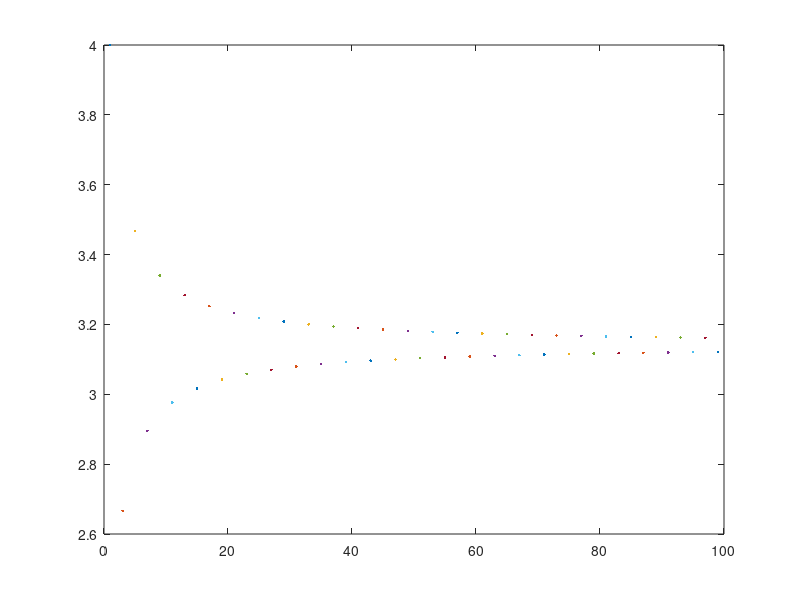

The MATLAB source for this figure:
clear all
close all

endi = 100;

f = 0;
flag = 1;
for i = 1:2:endi
    switch(flag)
        case 1
            f = f + 1/i;
            flag = 0;
        case 0
            f = f - 1/i;
            flag = 1;
    end
    fp = f * 4;
    plot(i,fp,'.');
    hold on
end

pi
fp

%%

f = @(x) atan(x);
fp2 = 4 * f(1)